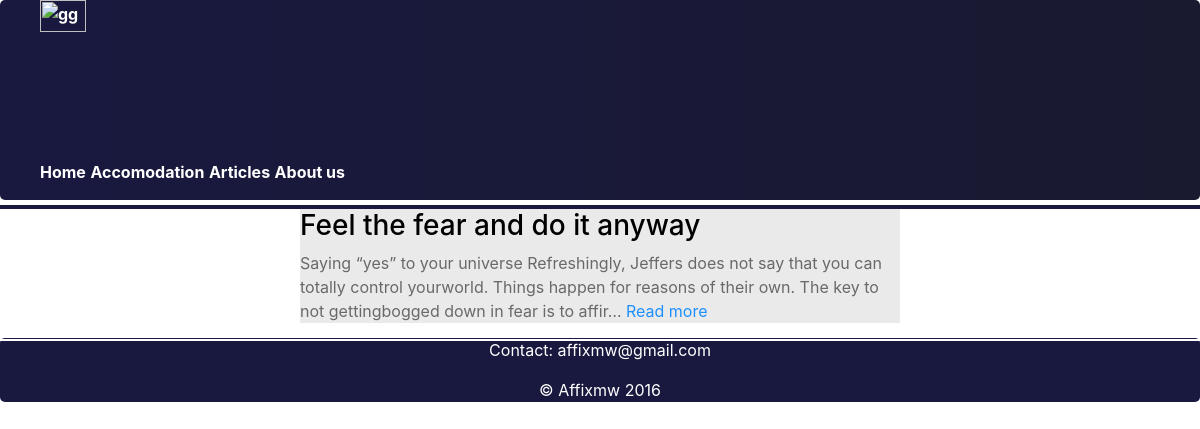
Page /c/articles/ on the earlier database version.
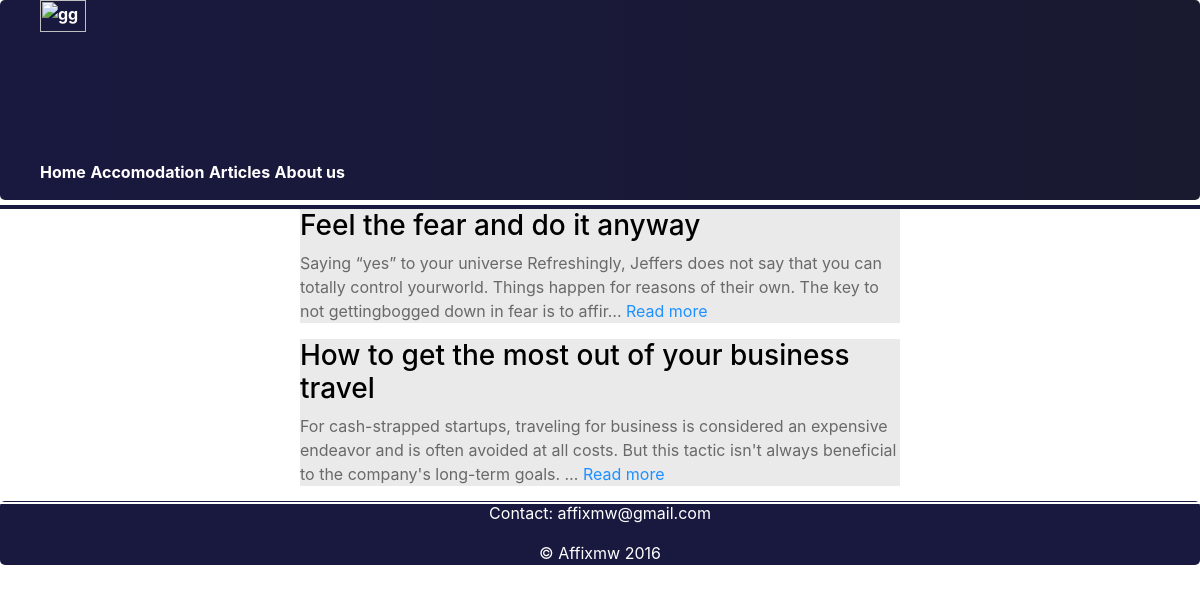
Same page on the later database version.
### articles/models.py (models this page shows, shortened)
class Article_details(models.Model):
    Title = models.CharField(max_length=120)
    Article = models.TextField(blank=True)
    Pic = models.ImageField(blank=True)
    A_Name=models.CharField(max_length=50,blank=True)
    A_pic=models.ImageField(blank=True)
    def __str__(self):
        return self.Title
    def get_absolute_url(self):
        return reverse('art:article',kwargs={'article_id':self.id,})

### articles/views.py (the view)
def art_list(request):
    P_list=Article_details.objects.all()
    return render(request,'post_list.html',locals())

### templates/post_list.html
{% extends 'base.html' %}
{% block content %}
<div style="" class="post_list">
{% for i in P_list %}
<div style="background-color:#eaeaea">
 <h3>  <a href="{{ i.get_absolute_url }}" style="color:black">{{i}}</a></h3>
<p class="Article_text">{{i.Article|truncatechars:200}} <a href="{{ i.get_absolute_url }}" style="color:#1E90FF">Read more</a></p>
</div>
{% endfor %}
</div>
{% endblock %}

Differences in the rows shown:
added Article_details: Title "How to get the most out of your business travel", Article "For cash-strapped startups, traveling for business is considered an expensive endeavor and is often avoided at all costs. But this tactic isn't always beneficial to the company's long-term goals. …"
